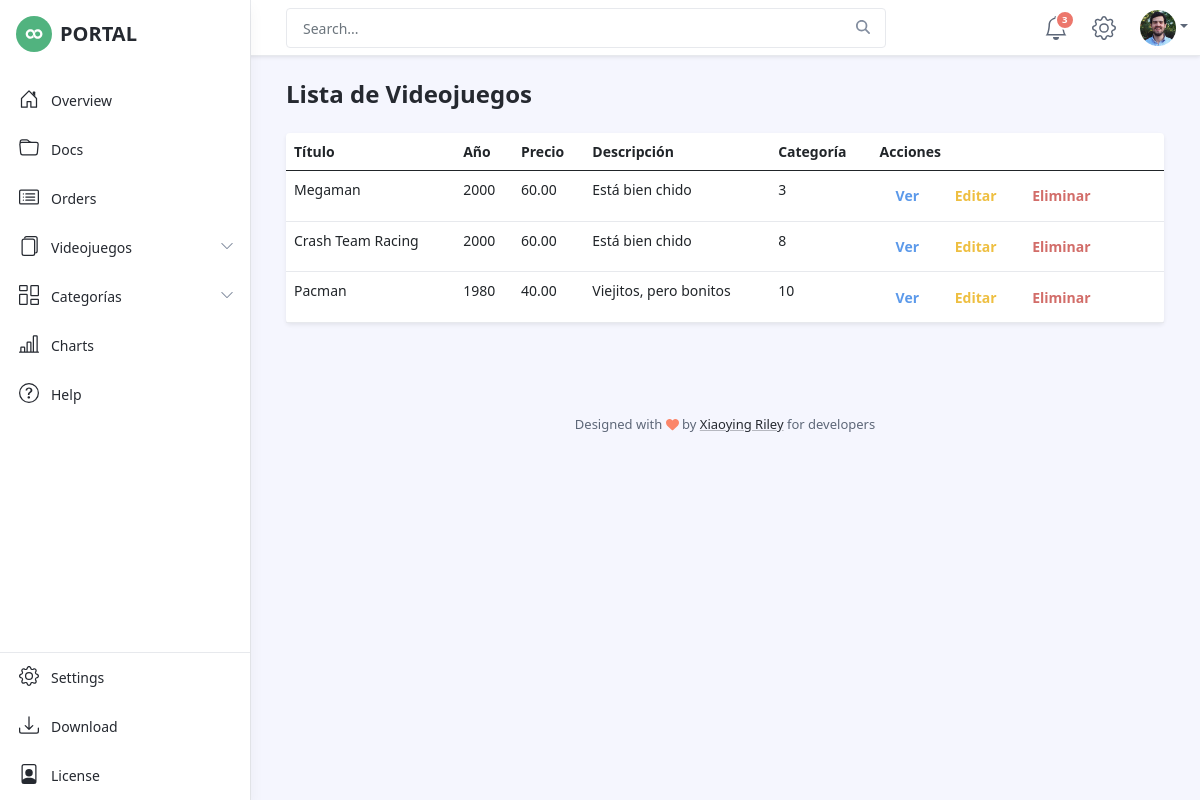
Screenshot of /videojuegos/lista/ with the database file from the repository.
### videojuego/models.py (models this page shows, shortened)
class VideoJuego(models.Model):
    titulo = models.CharField('Titulo', max_length=50, unique=True)
    anio = models.IntegerField('Año')
    categoria = models.ForeignKey("videojuego.Categoria",
    verbose_name='Categoría',on_delete=models.CASCADE)
    precio = models.DecimalField(max_digits=5, decimal_places=2)
    descripcion = models.CharField('Descripcion',max_length=250,
    null=True, blank=True)

### videojuego/views.py (the view)
class VideoJuegoList(ListView):
    model = VideoJuego
    template_name = 'videojuego:lista'

### videojuego/templates/videojuego/videojuego_list.html (shortened to what this page needs)
{% extends 'dashboard.html' %}
{% load static %}
{% block contenido %}
<h1 class="app-page-title">Lista de Videojuegos</h1>
    <div class="app-card app-card-orders-table shadow-sm mb-5">
        <table class="table table-hover">
            <thead>
                <th>Título</th>
                <th>Año</th>
                <th>Precio</th>
                <th>Descripción</th>
                <th>Categoría</th>
                <th>Acciones</th>
            </thead>
            <tbody>
                    {% for videojuego in object_list %}
                    <tr>
                        <td>{{videojuego.titulo}}</td>
                        <td>{{videojuego.anio}}</td>
                        <td>{{videojuego.precio}}</td>
                        <td>{{videojuego.descripcion}}</td>
                        <td>{{videojuego.categoria_id}}</td>
                        <td><a href="{% url 'videojuego:ver' videojuego.id %}" class="btn btn-outline-info">Ver</a>
                            <a href="{% url 'videojuego:editar' videojuego.id %}" class="btn btn-outline-warning">Editar</a>
                            <button onclick="muestraModal('{% url 'videojuego:eliminar' videojuego.id %}', '{{videojuego.titulo}}')" type="button" class="btn btn-outline-danger" data-toggle="modal" data-target="#eliminarModal">Eliminar</button>
                        </tr>
                        {% endfor %}
                    </tbody>
                </table>
</div>
{% endblock contenido %}

### rows the page displays
VideoJuego: titulo "Megaman", anio "2000", precio "60.00", descripcion "Está bien chido", categoria_id "3"
VideoJuego: titulo "Crash Team Racing", anio "2000", precio "60.00", descripcion "Está bien chido", categoria_id "8"
VideoJuego: titulo "Pacman", anio "1980", precio "40.00", descripcion "Viejitos, pero bonitos", categoria_id "10"
